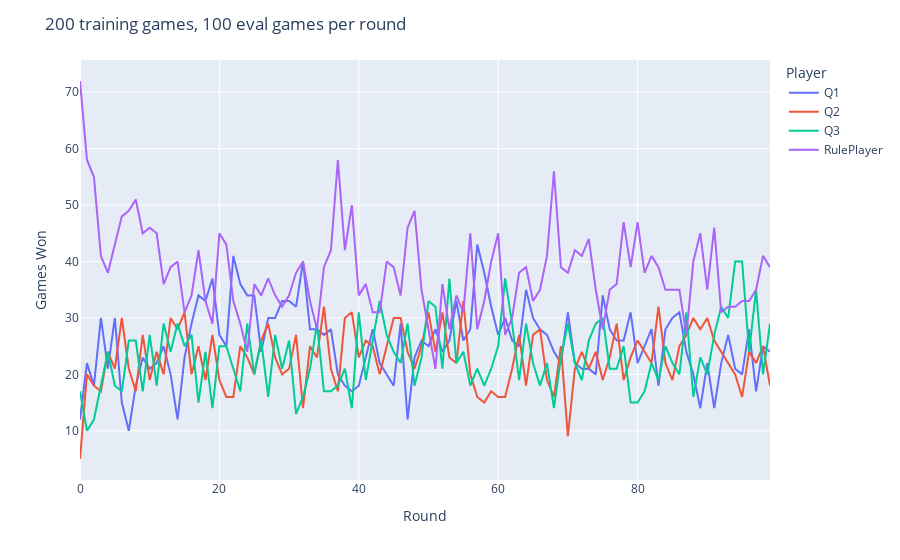

Here is the notebook cell this chart was saved with:
### Code cell
df = pd.DataFrame()
for i in range(4):
    df[state.players[i].name] = [_[i] for _ in all_results]
fig = px.line(df)
fig.update_layout(
    title='200 training games, 100 eval games per round',
    xaxis_title='Round',
    yaxis_title='Games Won',
    legend_title='Player'
)
fig.show()

### Figure 1 — Plotly figure (JSON) as saved in the notebook; plotly's stock layout.template omitted (floating-point values rounded to 4 significant figures)
{"data": [{"hovertemplate": "variable=Q1<br>index=%{x}<br>value=%{y}<extra></extra>", "legendgroup": "Q1", "line": {"color": "#636efa", "dash": "solid"}, "marker": {"symbol": "circle"}, "mode": "lines", "name": "Q1", "orientation": "v", "showlegend": true, "type": "scatter", "x": [0, 1, 2, 3, 4, 5, 6, 7, 8, 9, 10, 11, 12, 13, 14, 15, 16, 17, 18, 19, 20, 21, 22, 23, 24, 25, 26, 27, 28, 29, 30, 31, 32, 33, 34, 35, 36, 37, 38, 39, 40, 41, 42, 43, 44, 45, 46, 47, 48, 49, 50, 51, 52, 53, 54, 55, 56, 57, 58, 59, 60, 61, 62, 63, 64, 65, 66, 67, 68, 69, 70, 71, 72, 73, 74, 75, 76, 77, 78, 79, 80, 81, 82, 83, 84, 85, 86, 87, 88, 89, 90, 91, 92, 93, 94, 95, 96, 97, 98, 99], "xaxis": "x", "y": [12, 22, 18, 30, 21, 30, 15, 10, 18, 23, 21, 22, 25, 20, 12, 23, 29, 34, 33, 37, 27, 25, 41, 36, 34, 34, 24, 30, 30, 33, 33, 32, 40, 28, 28, 27, 28, 20, 18, 17, 18, 23, 28, 22, 20, 18, 29, 12, 23, 26, 25, 28, 24, 26, 33, 26, 28, 43, 38, 32, 27, 30, 26, 25, 35, 30, 28, 27, 24, 22, 31, 22, 21, 21, 20, 34, 28, 26, 26, 31, 22, 25, 28, 18, 28, 30, 31, 24, 20, 14, 22, 14, 22, 27, 21, 20, 28, 17, 25, 24], "yaxis": "y"}, {"hovertemplate": "variable=Q2<br>index=%{x}<br>value=%{y}<extra></extra>", "legendgroup": "Q2", "line": {"color": "#EF553B", "dash": "solid"}, "marker": {"symbol": "circle"}, "mode": "lines", "name": "Q2", "orientation": "v", "showlegend": true, "type": "scatter", "x": [0, 1, 2, 3, 4, 5, 6, 7, 8, 9, 10, 11, 12, 13, 14, 15, 16, 17, 18, 19, 20, 21, 22, 23, 24, 25, 26, 27, 28, 29, 30, 31, 32, 33, 34, 35, 36, 37, 38, 39, 40, 41, 42, 43, 44, 45, 46, 47, 48, 49, 50, 51, 52, 53, 54, 55, 56, 57, 58, 59, 60, 61, 62, 63, 64, 65, 66, 67, 68, 69, 70, 71, 72, 73, 74, 75, 76, 77, 78, 79, 80, 81, 82, 83, 84, 85, 86, 87, 88, 89, 90, 91, 92, 93, 94, 95, 96, 97, 98, 99], "xaxis": "x", "y": [5, 20, 18, 17, 24, 21, 30, 21, 17, 27, 19, 24, 20, 30, 28, 31, 20, 25, 19, 27, 19, 16, 16, 25, 23, 20, 26, 29, 23, 20, 21, 27, 14, 25, 23, 32, 21, 17, 30, 31, 23, 26, 25, 20, 25, 30, 30, 24, 21, 25, 31, 24, 31, 23, 22, 33, 20, 16, 15, 17, 16, 16, 21, 27, 18, 27, 28, 19, 16, 25, 9, 21, 24, 21, 24, 19, 23, 29, 19, 23, 26, 24, 22, 32, 22, 19, 25, 27, 30, 28, 30, 26, 24, 22, 20, 16, 24, 22, 25, 18], "yaxis": "y"}, {"hovertemplate": "variable=Q3<br>index=%{x}<br>value=%{y}<extra></extra>", "legendgroup": "Q3", "line": {"color": "#00cc96", "dash": "solid"}, "marker": {"symbol": "circle"}, "mode": "lines", "name": "Q3", "orientation": "v", "showlegend": true, "type": "scatter", "x": [0, 1, 2, 3, 4, 5, 6, 7, 8, 9, 10, 11, 12, 13, 14, 15, 16, 17, 18, 19, 20, 21, 22, 23, 24, 25, 26, 27, 28, 29, 30, 31, 32, 33, 34, 35, 36, 37, 38, 39, 40, 41, 42, 43, 44, 45, 46, 47, 48, 49, 50, 51, 52, 53, 54, 55, 56, 57, 58, 59, 60, 61, 62, 63, 64, 65, 66, 67, 68, 69, 70, 71, 72, 73, 74, 75, 76, 77, 78, 79, 80, 81, 82, 83, 84, 85, 86, 87, 88, 89, 90, 91, 92, 93, 94, 95, 96, 97, 98, 99], "xaxis": "x", "y": [17, 10, 12, 18, 24, 18, 17, 26, 26, 17, 27, 18, 29, 24, 29, 25, 27, 15, 24, 14, 25, 25, 21, 17, 29, 20, 26, 16, 27, 21, 26, 13, 16, 21, 29, 17, 17, 18, 21, 14, 31, 19, 26, 33, 27, 24, 22, 29, 18, 23, 33, 32, 21, 37, 22, 24, 18, 21, 18, 21, 25, 37, 29, 19, 29, 22, 18, 22, 14, 23, 29, 22, 19, 26, 29, 30, 21, 21, 25, 15, 15, 17, 22, 19, 25, 22, 20, 31, 16, 23, 20, 27, 32, 30, 40, 40, 24, 35, 20, 29], "yaxis": "y"}, {"hovertemplate": "variable=RulePlayer<br>index=%{x}<br>value=%{y}<extra></extra>", "legendgroup": "RulePlayer", "line": {"color": "#ab63fa", "dash": "solid"}, "marker": {"symbol": "circle"}, "mode": "lines", "name": "RulePlayer", "orientation": "v", "showlegend": true, "type": "scatter", "x": [0, 1, 2, 3, 4, 5, 6, 7, 8, 9, 10, 11, 12, 13, 14, 15, 16, 17, 18, 19, 20, 21, 22, 23, 24, 25, 26, 27, 28, 29, 30, 31, 32, 33, 34, 35, 36, 37, 38, 39, 40, 41, 42, 43, 44, 45, 46, 47, 48, 49, 50, 51, 52, 53, 54, 55, 56, 57, 58, 59, 60, 61, 62, 63, 64, 65, 66, 67, 68, 69, 70, 71, 72, 73, 74, 75, 76, 77, 78, 79, 80, 81, 82, 83, 84, 85, 86, 87, 88, 89, 90, 91, 92, 93, 94, 95, 96, 97, 98, 99], "xaxis": "x", "y": [72, 58, 55, 41, 38, 43, 48, 49, 51, 45, 46, 45, 36, 39, 40, 31, 34, 42, 33, 29, 45, 43, 33, 29, 24, 36, 34, 37, 34, 32, 34, 38, 40, 33, 28, 39, 42, 58, 42, 50, 34, 36, 31, 31, 40, 39, 34, 46, 49, 35, 28, 21, 36, 28, 34, 31, 45, 28, 33, 40, 45, 27, 30, 38, 39, 33, 35, 41, 56, 39, 38, 42, 41, 44, 35, 28, 35, 36, 47, 39, 47, 38, 41, 39, 35, 35, 35, 27, 40, 45, 35, 46, 31, 32, 32, 33, 33, 35, 41, 39], "yaxis": "y"}], "layout": {"legend": {"title": {"text": "Player"}, "tracegroupgap": 0}, "margin": {"t": 60}, "title": {"text": "200 training games, 100 eval games per round"}, "xaxis": {"anchor": "y", "domain": [0, 1], "title": {"text": "Round"}}, "yaxis": {"anchor": "x", "domain": [0, 1], "title": {"text": "Games Won"}}}}
